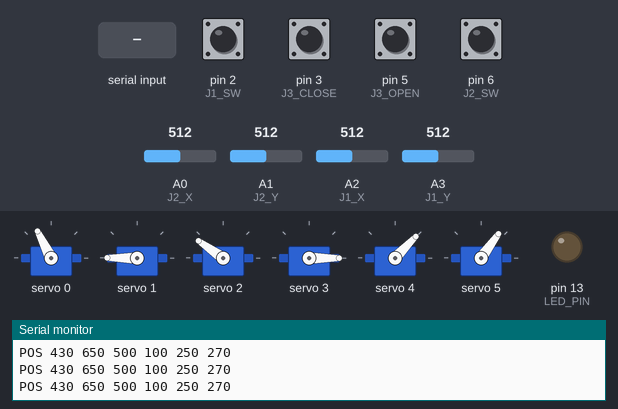
Bench run of a sketch on a simulated Arduino Uno, built with avr-gcc and run on an emulated ATmega328P. On the bench: 6 × servo, output pins drawn as LEDs (lit = HIGH), the last lines printed to the serial monitor. Inputs (shaded band) come from the test bench; at power-on: pin 2 (J1_SW), pin 3 (J3_CLOSE), pin 5 (J3_OPEN), pin 6 (J2_SW) HIGH, A1 (J2_Y) = 512, A2 (J1_X) = 512, A0 (J2_X) = 512, A3 (J1_Y) = 512.

Above: at 1.2 s.
1.3 s: "A90\n" received over Serial
At 2.5 s:
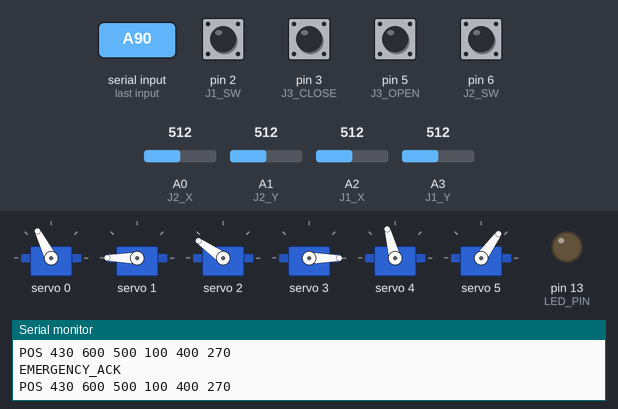
4.3 s: A1 (J2_Y) set to 438
5.8 s: A1 (J2_Y) set to 412
At 7.2 s:
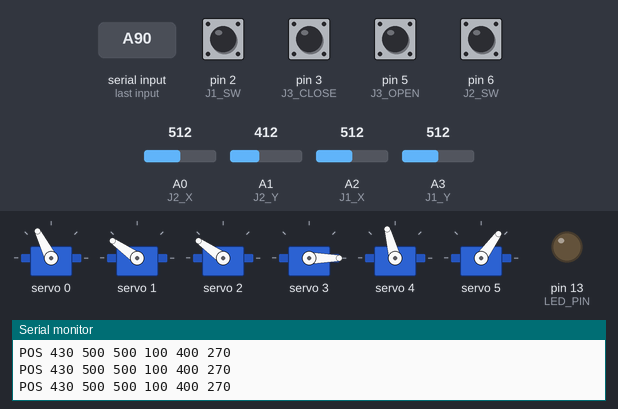
8.8 s: A2 (J1_X) set to 442
10.3 s: A2 (J1_X) set to 416
At 12.3 s:
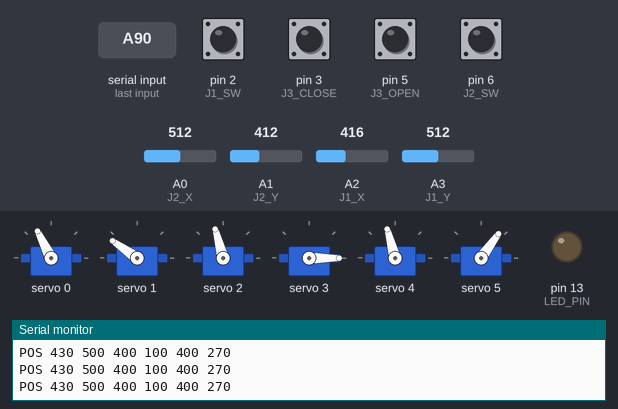
13.3 s: A0 (J2_X) set to 587
14.8 s: A0 (J2_X) set to 609
At 17.5 s:
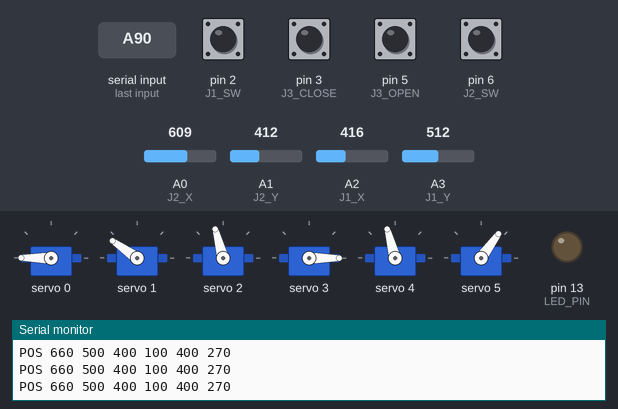
Timing chart, 0 to 18.8 s (numbered marks = the images above; inputs shaded):
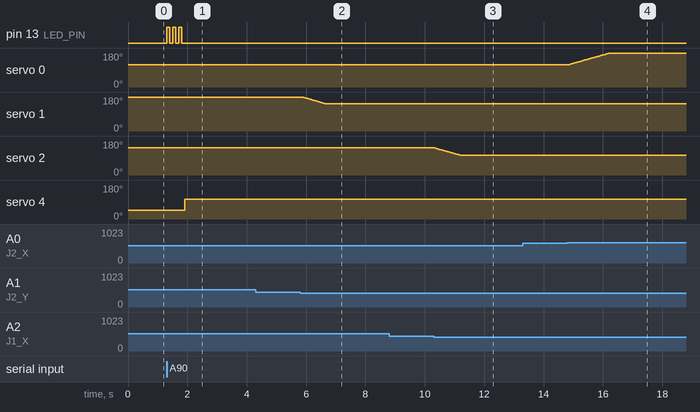

Measured:
- the behaviour switches between 427 and 426 on A1 (J2_Y) (found by bisection; images 1 and 2)
- the behaviour switches between 427 and 426 on A2 (J1_X) (found by bisection; images 2 and 3)
- the behaviour switches between 597 and 598 on A0 (J2_X) (found by bisection; images 3 and 4)
- after the input at 1.3 s, pin 13 (LED_PIN): alternates HIGH for 0.10 s and LOW for 0.10 s, 6 changes in all, then stays LOW, starting at once; servo 4: 46° → 105° after 0.61 s
- after the input at 5.8 s, servo 1: moves from 180° to 145° over 0.75 s, starting after 0.09 s
- after the input at 10.3 s, servo 2: moves from 145° to 105° over 0.87 s, starting at once
- after the input at 14.8 s, servo 0: moves from 117° to 180° over 1.4 s, starting at once

The sketch:

robotArmControl.ino
```cpp
#include <Wire.h>
#include <Adafruit_PWMServoDriver.h>

Adafruit_PWMServoDriver pwm = Adafruit_PWMServoDriver();

// --- LIMITES ET POSITIONS INITIALES ---
float posBase = 430.0;      const int B_MIN = 200; const int B_MAX = 660;
float posEpaule = 650.0;    const int E_MIN = 500; const int E_MAX = 800;
float posCoude = 500.0;     const int C_MIN = 400; const int C_MAX = 630;
float posPoignet = 100.0;   const int P_MIN = 100; const int P_MAX = 500;
float posInc = 250.0;       const int I_MIN = 200; const int I_MAX = 550;
float posPince = 270.0;     const int G_MIN = 150; const int G_MAX = 270;

// --- CONFIGURATION DES PINS ---
const int J2_X = A0; const int J2_Y = A1;
const int J1_X = A2; const int J1_Y = A3;
const int J1_SW = 2;
const int J2_SW = 6;
const int J3_OPEN = 5;
const int J3_CLOSE = 3;
const int LED_PIN = 13; // Témoin de synchro 5G/Serveur

float SENSIBILITE = 12;
const int ZONE_STABLE = 85;

// Timer pour envoi périodique des positions (toutes les 100ms)
unsigned long lastPosReport = 0;
const unsigned long POS_REPORT_INTERVAL = 100; // ms

void setup() {
  Serial.begin(115200);
  pwm.begin();
  pwm.setPWMFreq(60);

  pinMode(LED_PIN, OUTPUT);
  pinMode(J1_SW, INPUT_PULLUP);
  pinMode(J2_SW, INPUT_PULLUP);
  pinMode(J3_OPEN, INPUT_PULLUP);
  pinMode(J3_CLOSE, INPUT_PULLUP);

  actualiserServos();
  Serial.println("SYSTEM_READY");

  // Envoi initial des positions
  sendPositions();
}

void loop() {
  bool aBouge = false;

  // 1. LECTURE DES COMMANDES SÉRIE (WEB/REMOTE)
  if (Serial.available() > 0) {
    char cmd = Serial.read();

    // --- CAS A : ARRÊT D'URGENCE (Signal critique) ---
    if (cmd == 'A') {
      // Signal visuel : 3 flashs rapides
      for(int i = 0; i < 3; i++) {
        digitalWrite(LED_PIN, HIGH);
        delay(100);
        digitalWrite(13, LOW);
        delay(100);
      }

      // Sécurité : Retour immédiat aux positions de repos
      posBase = 430; posEpaule = 600; posCoude = 500;
      posPoignet = 100; posInc = 400; posPince = 270;

      actualiserServos();
      sendPositions(); // Envoi immédiat des nouvelles positions
      Serial.println("EMERGENCY_ACK"); // Confirmation pour le serveur
    }

    // --- CAS S : SYNCHRONISATION (Signal normal) ---
    else if (cmd == 'S') {
      digitalWrite(LED_PIN, HIGH);

      posBase = 430; posEpaule = 600; posCoude = 500;
      posPoignet = 100; posInc = 400; posPince = 270;

      actualiserServos();
      sendPositions(); // Envoi immédiat des nouvelles positions
      delay(800); // Flash long pour différencier de l'arrêt
      digitalWrite(LED_PIN, LOW);
      Serial.println("SYNC_OK");
    }

    // --- CAS ? : DEMANDE DE POSITIONS ---
    else if (cmd == '?') {
      sendPositions(); // Envoi immédiat des positions actuelles
    }

    // --- CAS V : CHANGEMENT DE VITESSE ---
    else if (cmd == 'V') {
      int newSpeed = Serial.parseInt();
      if (newSpeed >= 1 && newSpeed <= 50) {
        SENSIBILITE = newSpeed;
        Serial.print("SPEED_CHANGED ");
        Serial.println((int)SENSIBILITE);
      }
    }

    // --- AUTRES COMMANDES (B, E, C, P, I, G) ---
    else {
      int val = Serial.parseInt();
      if (cmd == 'B') { posBase = val; aBouge = true; }
      else if (cmd == 'E') { posEpaule = val; aBouge = true; }
      else if (cmd == 'C') { posCoude = val; aBouge = true; }
      else if (cmd == 'P') { posPoignet = val; aBouge = true; }
      else if (cmd == 'I') { posInc = val; aBouge = true; }
      else if (cmd == 'G') { posPince = val; aBouge = true; }
    }
  }

  // 2. LECTURE DES JOYSTICKS ANALOGIQUES
  int x2 = analogRead(J2_X) - 512;
  int y2 = analogRead(J2_Y) - 512;
  int x1 = analogRead(J1_X) - 512;
  int y1 = analogRead(J1_Y) - 512;

  if (abs(x2) > ZONE_STABLE) { posBase += (x2 / 512.0) * SENSIBILITE; aBouge = true; }
  if (abs(y2) > ZONE_STABLE) { posEpaule += (y2 / 512.0) * SENSIBILITE; aBouge = true; }
  if (abs(x1) > ZONE_STABLE) { posCoude += (x1 / 512.0) * SENSIBILITE; aBouge = true; }
  if (abs(y1) > ZONE_STABLE) { posPoignet += (y1 / 512.0) * SENSIBILITE; aBouge = true; }

  // 3. LECTURE DES COMMANDES DIGITALES (BOUTONS)
  if (digitalRead(J1_SW) == LOW) { posInc += 3.0; aBouge = true; }
  if (digitalRead(J2_SW) == LOW) { posInc -= 3.0; aBouge = true; }
  if (digitalRead(J3_OPEN) == LOW) { posPince += 3.0; aBouge = true; }
  if (digitalRead(J3_CLOSE) == LOW) { posPince -= 3.0; aBouge = true; }

  // 4. ACTUALISATION SI MOUVEMENT
  if (aBouge) {
    contraindrePositions();
    actualiserServos();
  }

  // 5. ENVOI PÉRIODIQUE DES POSITIONS (toutes les 100ms)
  unsigned long now = millis();
  if (now - lastPosReport >= POS_REPORT_INTERVAL) {
    sendPositions();
    lastPosReport = now;
  }

  delay(15);
}

void contraindrePositions() {
  posBase = constrain(posBase, B_MIN, B_MAX);
  posEpaule = constrain(posEpaule, E_MIN, E_MAX);
  posCoude = constrain(posCoude, C_MIN, C_MAX);
  posPoignet = constrain(posPoignet, P_MIN, P_MAX);
  posInc = constrain(posInc, I_MIN, I_MAX);
  posPince = constrain(posPince, G_MIN, G_MAX);
}

void actualiserServos() {
  pwm.setPWM(0, 0, (int)posBase);
  pwm.setPWM(1, 0, (int)posEpaule);
  pwm.setPWM(2, 0, (int)posCoude);
  pwm.setPWM(3, 0, (int)posPoignet);
  pwm.setPWM(4, 0, (int)posInc);
  pwm.setPWM(5, 0, (int)posPince);
}

// Envoi des positions réelles au format: POS base epaule coude poignet inc pince
void sendPositions() {
  Serial.print("POS ");
  Serial.print((int)posBase);
  Serial.print(" ");
  Serial.print((int)posEpaule);
  Serial.print(" ");
  Serial.print((int)posCoude);
  Serial.print(" ");
  Serial.print((int)posPoignet);
  Serial.print(" ");
  Serial.print((int)posInc);
  Serial.print(" ");
  Serial.println((int)posPince);
}
```
